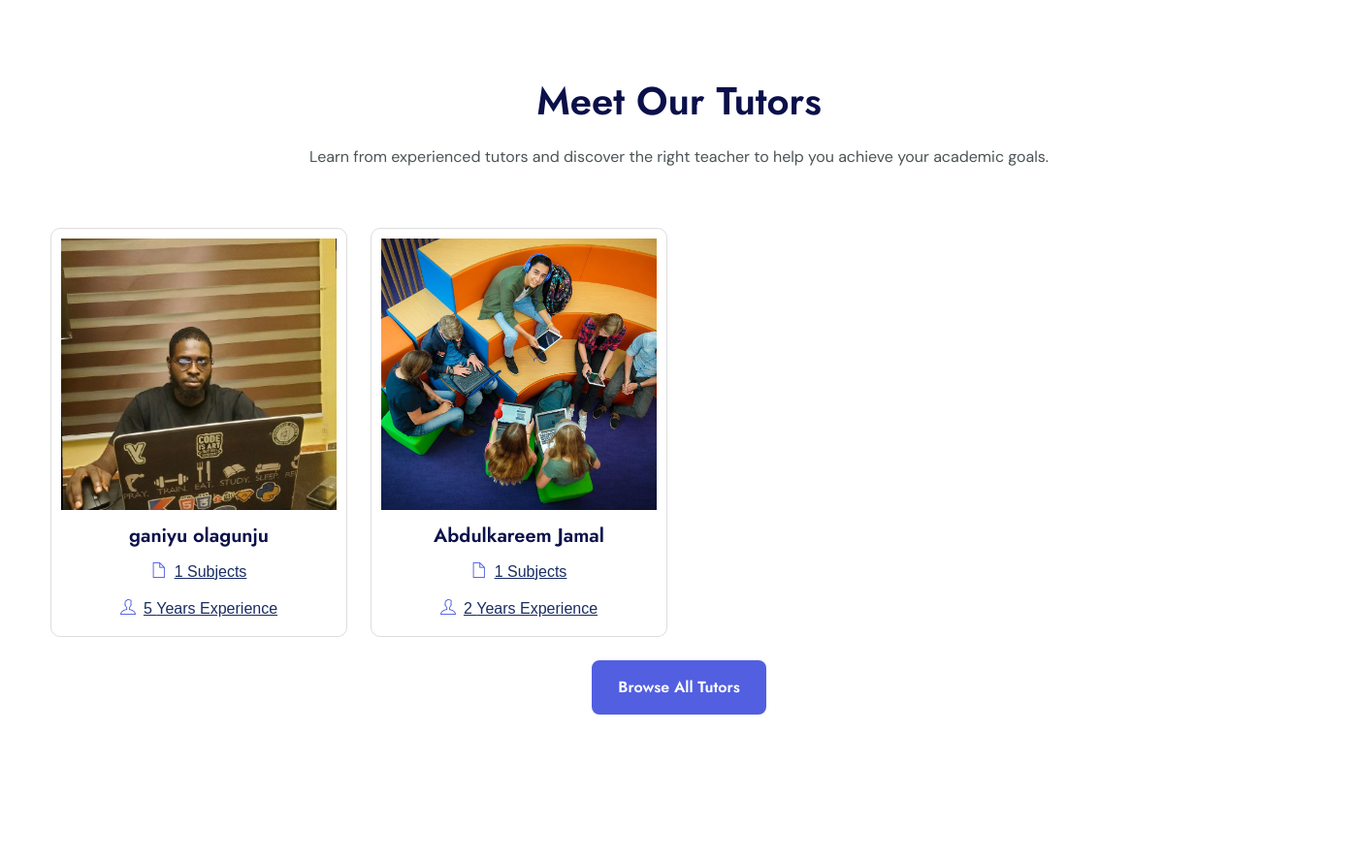
/ (middle part), run on an earlier commit of the app's database.
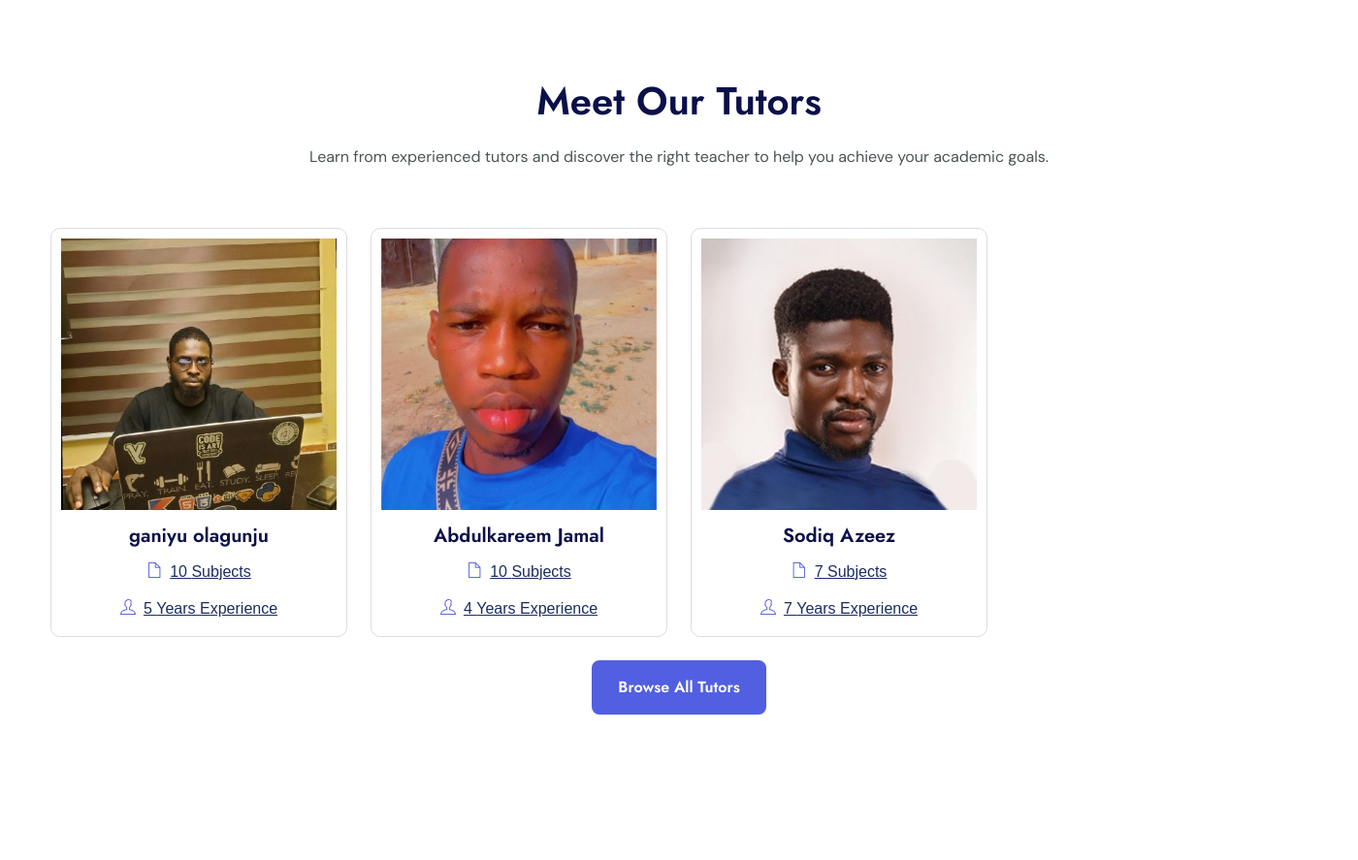
And on a later commit of the database.
### teachers/models.py (models this page shows, shortened)
class TeacherProfile(models.Model):
    LESSON_MODE = (
        ('online', 'Online'),
        ('offline', 'Offline'),
        ('both', 'Both'),
    )
    user = models.OneToOneField(
        settings.AUTH_USER_MODEL,
        on_delete=models.CASCADE
    )
    subjects = models.ManyToManyField(
        'categories.Subject',
        related_name='teachers'
    )
    bio = models.TextField()
    qualification = models.CharField(
        max_length=200
    )
    experience = models.PositiveIntegerField(
        help_text="Years of teaching experience"
    )
    hourly_rate = models.DecimalField(
        max_digits=8,
        decimal_places=2
    )
    lesson_mode = models.CharField(
        max_length=10,
        choices=LESSON_MODE,
        default='online'
    )
    city = models.CharField(
        max_length=100
    )
    state = models.CharField(
        max_length=100
    )
    latitude = models.FloatField(
        null=True,
        blank=True
    )
    longitude = models.FloatField(
        null=True,
        blank=True
    )
    profile_picture = models.ImageField(
        upload_to='teachers/',
        blank=True,
        null=True
    )
    intro_video = models.FileField(
        upload_to='teacher_videos/',
        blank=True,
        null=True
    )
    identity_document = models.FileField(
        upload_to='teacher_identity_documents/',
        blank=True,
        null=True,
        help_text="Upload a valid government-issued ID."
    )
    identity_document_type = models.CharField(
        max_length=50,
        blank=True,
        choices=(
            ('national_id', 'National ID'),
            ('drivers_license', "Driver's License"),
            ('passport', 'International Passport'),
            ('voters_card', "Voter's Card"),
            ('other', 'Other'),
        )
    )
    verified = models.BooleanField(
        default=False
    )
    is_available = models.BooleanField(
        default=True
    )
    created_at = models.DateTimeField(
        auto_now_add=True
    )

### accounts/models.py (models this page shows, shortened)
class User(AbstractUser):
    ROLE_CHOICES = (
        ('student', 'Student'),
        ('teacher', 'Teacher'),
        ('admin', 'Admin'),
    )
    role = models.CharField(
        max_length=20,
        choices=ROLE_CHOICES,
        default='student'
    )
    phone_number = models.CharField(
        max_length=20,
        blank=True
    )
    profile_picture = models.ImageField(
        upload_to='profiles/',
        blank=True,
        null=True
    )

### TutorVerse/views.py (the view)
def home(request):
    categories = Category.objects.all()
    tutors = TeacherProfile.objects.filter(
        is_available=True
    )[:4]
    courses = Course.objects.filter(
        is_available=True
    ).select_related(
        'teacher__user',
        'category',
        'subject'
    ).order_by('-created_at')[:6]
    latest_posts = BlogPost.objects.filter(
        published=True
    ).order_by('-created_at')[:3]
    return render(
        request,
        'index.html',
        {
            'categories': categories,
            'tutors': tutors,
            'courses': courses,
             'latest_posts': latest_posts,
        }
    )

### CORE/context_processors.py (called while the page is built)
def unread_messages(request):
    if request.user.is_authenticated:
        count = Message.objects.filter(
            receiver=request.user,
            is_read=False
        ).count()
    else:
        count = 0
    return {
        'unread_message_count': count
    }

### templates/index.html (shortened to what this page needs)
{% extends 'base.html' %}
{% load static %}
{% block content %}
<section class="team_area section-padding">
    <div class="container">
        <div class="section-title text-center">
            <h2>Meet Our Tutors</h2>
            <p>
                Learn from experienced tutors and discover the right teacher
                to help you achieve your academic goals.
            </p>
        </div>
        <div class="row">
            {% for tutor in tutors %}
            <div class="col-lg-3 col-sm-6 col-xs-12 wow fadeInUp"
                 data-wow-duration="1s"
                 data-wow-delay="0.1s"
                 data-wow-offset="0">
                <div class="our-team">
                    <div class="team-content">
        <a href="{% url 'browse_teachers' %}" class="tutor-image-link">
        {% if tutor.profile_picture %}
            <img
                src="{{ tutor.profile_picture.url }}"
                alt="{{ tutor.user.get_full_name }}"
                class="tutor-profile-picture"
            >
        {% else %}
            <img
                src="{% static 'assets/img/team/team1.jpg' %}"
                alt="{{ tutor.user.get_full_name }}"
                class="tutor-profile-picture"
            >
        {% endif %}
    </a>
                    </div>
                    <div class="team-prof">
                        <h3>
                            {{ tutor.user.get_full_name }}
                        </h3>
                    </div>
							<div class="sth_det2">
			<span class="ti-file">
				<u>{{ tutor.subjects.count }} Subjects</u>
			</span>
			<span class="ti-user">
				<u>{{ tutor.experience }} Years Experience</u>
			</span>
		</div>
                </div>
            </div>
            {% empty %}
            <div class="col-12 text-center">
                <p>No tutors are available yet.</p>
            </div>
            {% endfor %}
        </div>
        <div class="text-center mt-4">
            <a href="{% url 'browse_teachers' %}" class="btn_one">
                Browse All Tutors
            </a>
        </div>
    </div>
</section>
<section class="ab_area section-padding">
</section>
    {% endblock %}

What changed in the data, as far as the page shows it:
changed TeacherProfile "ganiyu olagunju": subjects.count "1" → "10"
changed TeacherProfile "Abdulkareem Jamal": profile_picture: a different picture; subjects.count "1" → "10"; experience "2" → "4"
added TeacherProfile: profile_picture (picture), user.get_full_name "Sodiq Azeez", subjects.count "7", experience "7"
